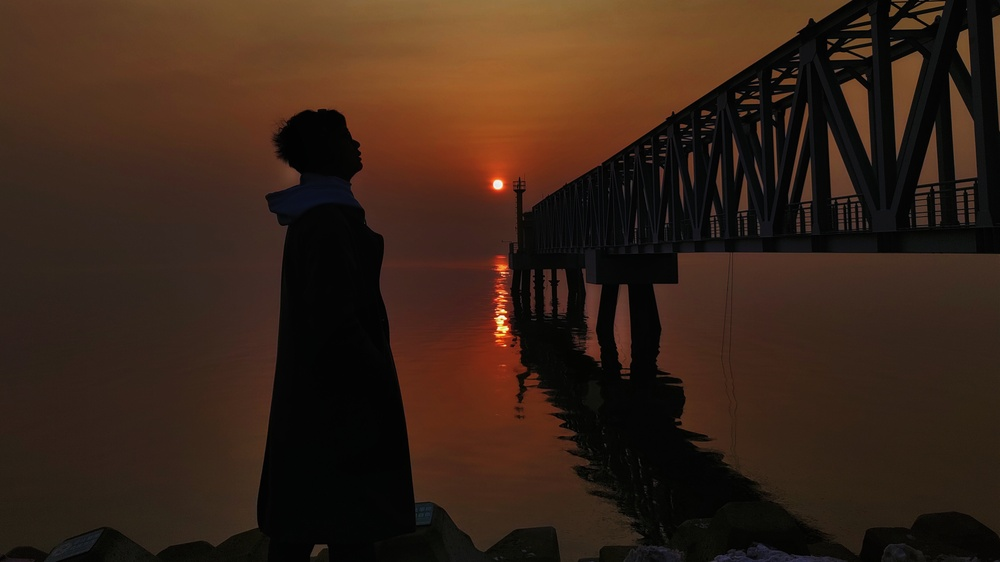
#> input picture MATERIALS/home-background.jpg, 1000 x 562 px, shrunk from 4238 x 2382 before the run, found by its file name
$ python 1.py
#> lines starting #> are read from the running program, lines starting #| are printed output that depends on the picture
import cv2

# 读取图像
image = cv2.imread('home-background.jpg')
#> image is the input picture: shape (562, 1000, 3); mean B, G, R 23.7, 35.7, 55.8

# 进行高斯模糊处理，(15, 15) 是高斯核的大小，0 表示根据图像自动计算标准差
gray_image = cv2.cvtColor(image, cv2.COLOR_BGR2GRAY)
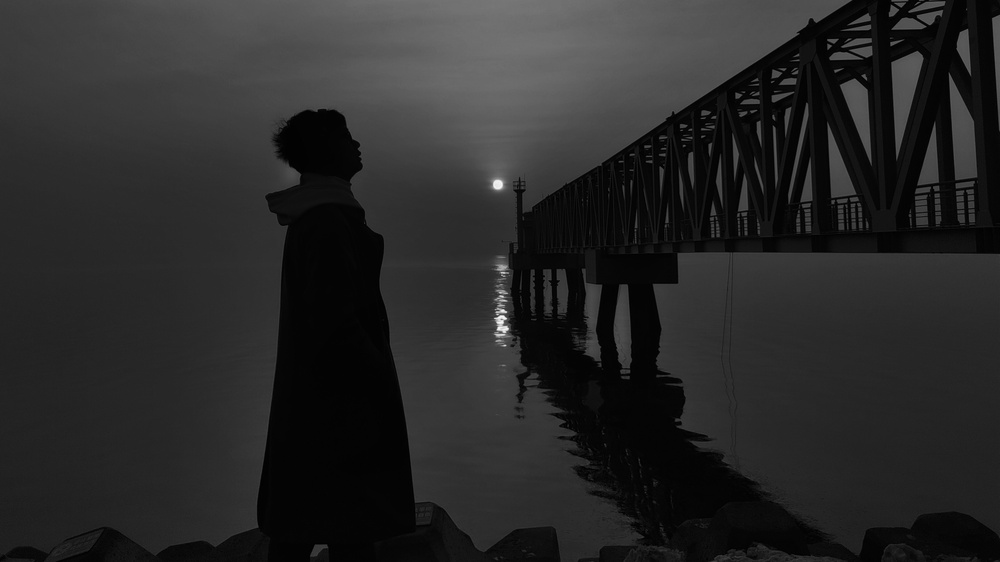
#> gray_image: shape (562, 1000); min 0, max 250, mean 40.3
blurred_image = cv2.GaussianBlur(gray_image, (55, 55), 0)
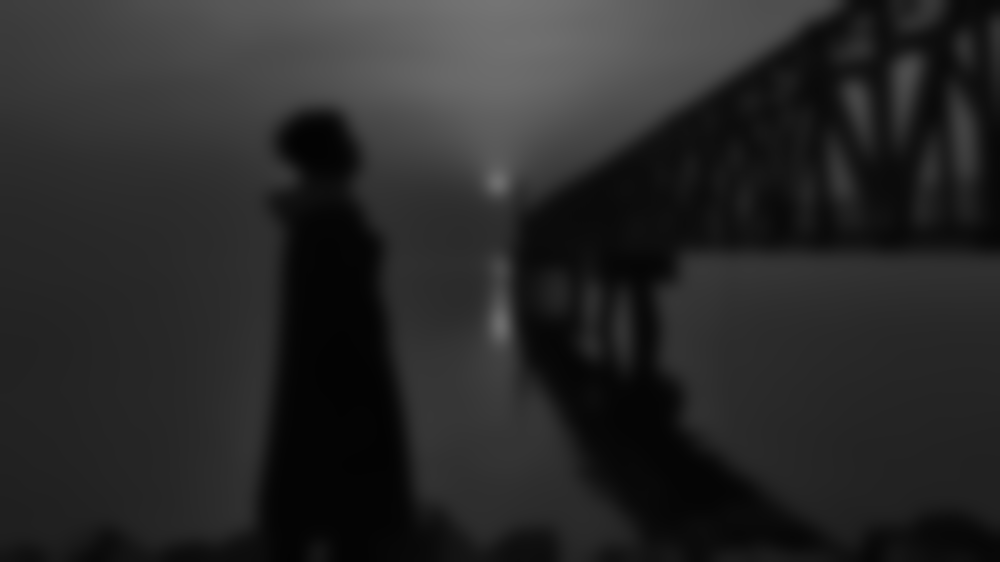
#> blurred_image: shape (562, 1000); min 3, max 116, mean 40.3

# 显示原始图像和模糊后的图像
cv2.imshow('Original Image', image)
cv2.imshow('Blurred Image', blurred_image)

cv2.imwrite('new_image.jpg', blurred_image)

# 等待键盘事件然后关闭窗口
cv2.waitKey(0)
cv2.destroyAllWindows()
